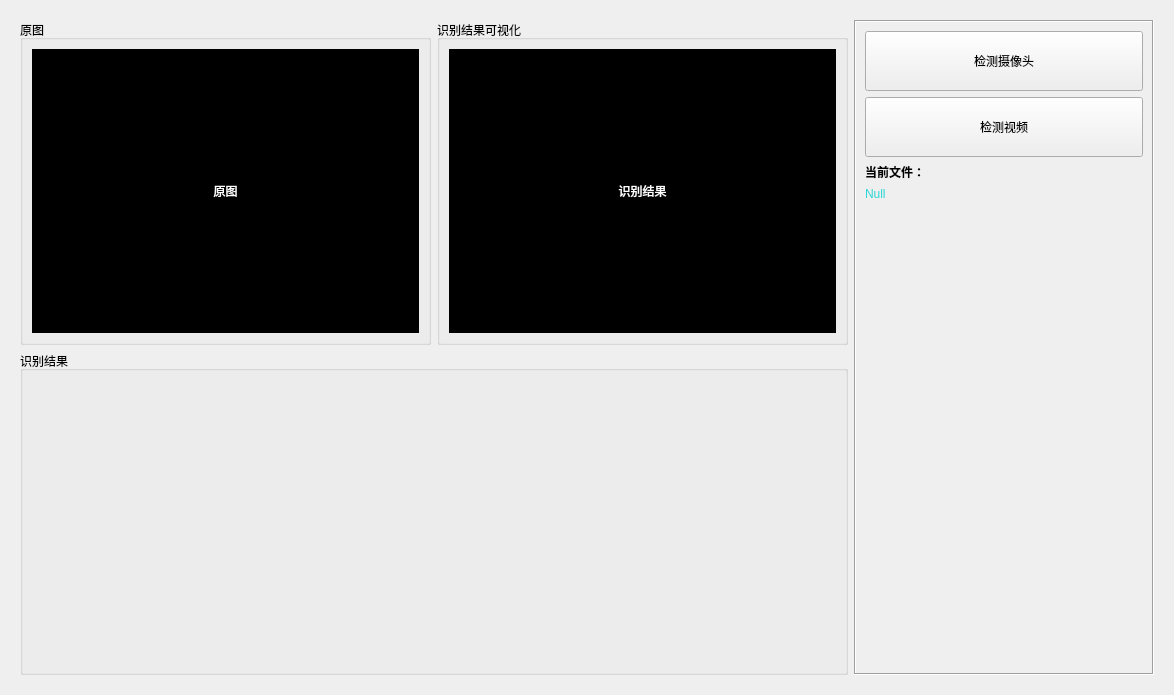
<?xml version="1.0" encoding="UTF-8"?>
<ui version="4.0">
 <class>Form</class>
 <widget class="QWidget" name="Form">
  <property name="geometry">
   <rect>
    <x>0</x>
    <y>0</y>
    <width>1174</width>
    <height>695</height>
   </rect>
  </property>
  <property name="windowTitle">
   <string>Form</string>
  </property>
  <layout class="QGridLayout" name="gridLayout" columnstretch="0">
   <item row="0" column="0">
    <widget class="QWidget" name="widget_2" native="true">
     <property name="maximumSize">
      <size>
       <width>16777215</width>
       <height>16777215</height>
      </size>
     </property>
     <layout class="QGridLayout" name="gridLayout_5">
      <item row="0" column="0">
       <widget class="QGroupBox" name="groupBox">
        <property name="title">
         <string>原图</string>
        </property>
        <layout class="QGridLayout" name="gridLayout_2">
         <item row="0" column="0">
          <widget class="QLabel" name="label">
           <property name="maximumSize">
            <size>
             <width>600</width>
             <height>450</height>
            </size>
           </property>
           <property name="styleSheet">
            <string notr="true">background-color: rgb(0, 0, 0);
color: rgb(255, 255, 255);</string>
           </property>
           <property name="text">
            <string>原图</string>
           </property>
           <property name="scaledContents">
            <bool>true</bool>
           </property>
           <property name="alignment">
            <set>Qt::AlignCenter</set>
           </property>
          </widget>
         </item>
        </layout>
       </widget>
      </item>
      <item row="0" column="1">
       <widget class="QGroupBox" name="groupBox_2">
        <property name="title">
         <string>识别结果可视化</string>
        </property>
        <layout class="QGridLayout" name="gridLayout_3">
         <item row="0" column="0">
          <widget class="QLabel" name="label_16">
           <property name="maximumSize">
            <size>
             <width>600</width>
             <height>450</height>
            </size>
           </property>
           <property name="styleSheet">
            <string notr="true">background-color: rgb(0, 0, 0);
color: rgb(255, 255, 255);</string>
           </property>
           <property name="text">
            <string>识别结果</string>
           </property>
           <property name="scaledContents">
            <bool>true</bool>
           </property>
           <property name="alignment">
            <set>Qt::AlignCenter</set>
           </property>
          </widget>
         </item>
        </layout>
       </widget>
      </item>
      <item row="0" column="2" rowspan="2">
       <widget class="QScrollArea" name="scrollArea">
        <property name="minimumSize">
         <size>
          <width>300</width>
          <height>0</height>
         </size>
        </property>
        <property name="maximumSize">
         <size>
          <width>300</width>
          <height>16777215</height>
         </size>
        </property>
        <property name="frameShape">
         <enum>QFrame::Box</enum>
        </property>
        <property name="widgetResizable">
         <bool>true</bool>
        </property>
        <widget class="QWidget" name="scrollAreaWidgetContents">
         <property name="geometry">
          <rect>
           <x>0</x>
           <y>0</y>
           <width>296</width>
           <height>655</height>
          </rect>
         </property>
         <layout class="QVBoxLayout" name="verticalLayout_2" stretch="0,0,0,0,0">
          <item>
           <widget class="QPushButton" name="pushButton_9">
            <property name="minimumSize">
             <size>
              <width>0</width>
              <height>60</height>
             </size>
            </property>
            <property name="maximumSize">
             <size>
              <width>16777215</width>
              <height>100</height>
             </size>
            </property>
            <property name="text">
             <string>检测摄像头</string>
            </property>
           </widget>
          </item>
          <item>
           <widget class="QPushButton" name="pushButton">
            <property name="minimumSize">
             <size>
              <width>0</width>
              <height>60</height>
             </size>
            </property>
            <property name="text">
             <string>检测视频</string>
            </property>
           </widget>
          </item>
          <item>
           <widget class="QLabel" name="label_13">
            <property name="font">
             <font>
              <bold>true</bold>
             </font>
            </property>
            <property name="text">
             <string>当前文件：</string>
            </property>
           </widget>
          </item>
          <item>
           <widget class="QLabel" name="label_14">
            <property name="styleSheet">
             <string notr="true">color: rgb(43, 213, 213);</string>
            </property>
            <property name="text">
             <string>Null</string>
            </property>
            <property name="wordWrap">
             <bool>true</bool>
            </property>
           </widget>
          </item>
          <item>
           <spacer name="verticalSpacer">
            <property name="orientation">
             <enum>Qt::Vertical</enum>
            </property>
            <property name="sizeHint" stdset="0">
             <size>
              <width>20</width>
              <height>40</height>
             </size>
            </property>
           </spacer>
          </item>
         </layout>
        </widget>
       </widget>
      </item>
      <item row="1" column="0" colspan="2">
       <widget class="QGroupBox" name="groupBox_3">
        <property name="title">
         <string>识别结果</string>
        </property>
        <layout class="QGridLayout" name="gridLayout_4">
         <item row="0" column="0">
          <widget class="QLabel" name="label_2">
           <property name="text">
            <string/>
           </property>
           <property name="alignment">
            <set>Qt::AlignLeading|Qt::AlignLeft|Qt::AlignTop</set>
           </property>
           <property name="wordWrap">
            <bool>true</bool>
           </property>
          </widget>
         </item>
        </layout>
       </widget>
      </item>
     </layout>
    </widget>
   </item>
  </layout>
 </widget>
 <resources/>
 <connections/>
</ui>
